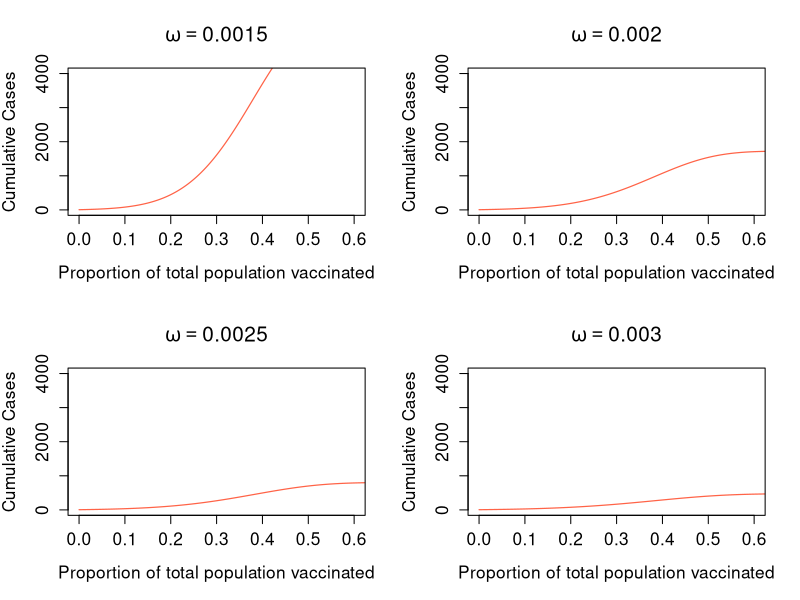

Reproduce this figure in R.
###### Sierra Leone: Vaccination model ------

# set working directory, read in saved parameter estimates
wd = "~/Desktop/Project/Drafts/mathematical-modelling-spread/code/lib"
setwd(wd)
model.estms = read.csv("final_lib.csv", sep = " ", skip = 1, header = FALSE)
model.estms = setNames( model.estms$V2, model.estms$V1)  #turn df into named vector
model.estms

# required libraries
library(deSolve)
library(ggplot2)

#SVEIRDV
sveirdb = function(t, x, parms){
  with(as.list(c(parms,x)), {
    
    N = S + E + I + R + D + Vac
    
    dS = - betaI*(I/N)*S - betaD*(D/N)*S - omega*S
    
    dE = betaI*(I/N)*S + betaD*(D/N)*S - alpha*E
    
    dI = alpha*E - (1 - mu)*(lambda1)*I - mu*(lambda2)*I
    
    dR = (1 - mu)*lambda1*I
    
    dD = mu*lambda2*I - rho*D
    
    dB = rho*D
    
    dInc = betaI*(I/N)*S + betaD*(D/N)*S
    
    dVac = omega*S
    
    output = c(dS, dE, dI, dR, dD, dB, dInc, dVac)
    list(output)
  })
}

InitPop = 4294000
E0 = 2
I0 = 3
R0 = 0
D0 = 0
B0 = 0
Inc0 = 5 
Vac0 = 0
S0 = InitPop - E0 - I0 - R0 - D0 - B0 - Vac0
start = c(S = S0, E = E0, I = I0, R = R0, D = D0, B = B0, Inc = Inc0, Vac = Vac0)

# create model times vector
startday = 1
endday = 800   #Data stops at day 682
times = seq(startday, endday, 1)    


# plot omega ranges
omega_range = c(0.0015, 0.002, 0.0025, 0.003)
model.estms2 = model.estms
par(mfrow = c(2,2))

for ( i in 1:length(omega_range)){
  model.estms2['omega'] = omega_range[i]
  fit = data.frame(ode(times = times, y = start, func = sveirdb, parms = model.estms2))
  fit$propv = fit[,9]/InitPop
  plot(fit$propv, fit[,8], type = "l", ylim = c(0,4000), xlim = c(0,0.6), 
       main = bquote(omega == .(format(omega_range[i], scientific = FALSE))), 
       xlab = "Proportion of total population vaccinated", ylab = "Cumulative Cases", 
       col = "tomato", lwd = 1.2, cex.main = 1.5, cex.lab = 1.25, cex.axis = 1.25)
  print(c(omega_range[i], fit[800,8]))
}
